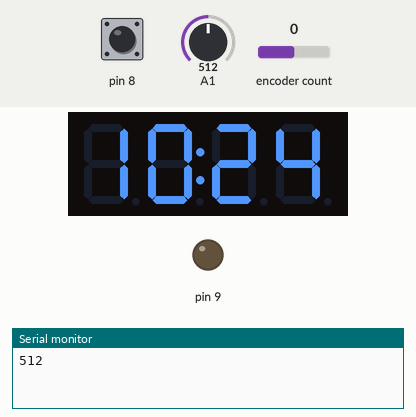
Simulated run of this sketch. Board: Arduino Uno, built for the host (arithmetic inside an expression is 32-bit, double 64-bit). Parts: 4-digit seven-segment display, output pins drawn as LEDs (lit = HIGH), the last lines printed to the serial monitor. The test bench sets the inputs (shaded band); at power-on: pin 8 HIGH, encoder count 0, A1 = 512. The local clock reads 2024-03-15 10:24:30 at power-on unless the sketch sets it.

Above: at 1.2 s.
1.3 s: pin 8 pulled LOW for 1 s
At 3.4 s:
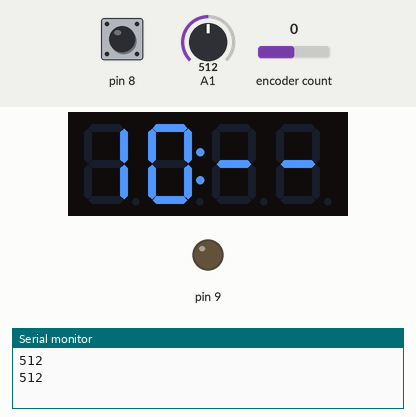
4.3 s: encoder count set to 1
At 5.1 s:
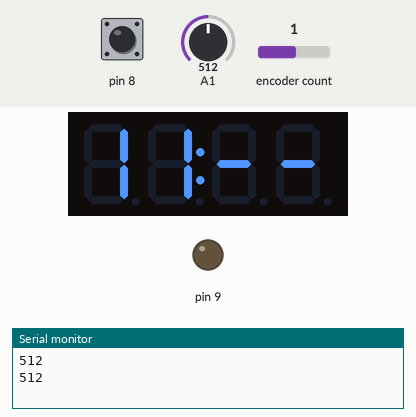
5.8 s: pin 8 pulled LOW for 0.15 s
At 7.6 s:
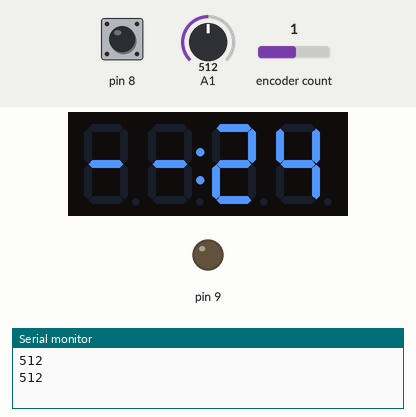
8.0 s: pin 8 pulled LOW for 3.2 s
At 12.2 s:
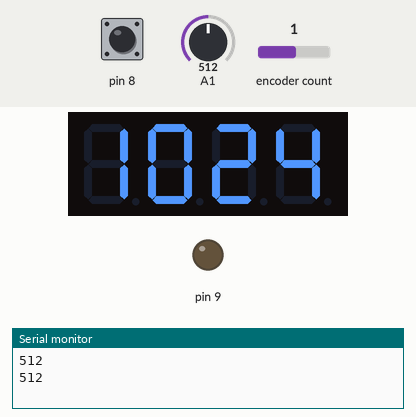
Timing chart, 0 to 13.7 s (numbered marks = the images above; inputs shaded):
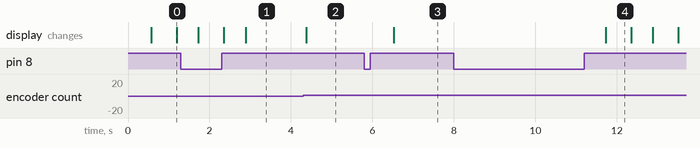

The sketch:

DeepSleeping.ino
```cpp
// base sketch from https://brainy-bits.com/tutorials/4-bits-7-segment-led-display-with-arduino/
// changed TM1637 library by niq_ro for degree, r & h letter
// DS3231 clock on TM1637 LED display by niq_ro from http://www.tehnic.go.ro
// & http://arduinotehniq.com/


#include <Encoder.h> // from http://www.pjrc.com/teensy/td_libs_Encoder.html
Encoder knob(PIN_PB2, PIN_PB3); //encoder connected to pins PIN_PB2 and PIN_PB3 (and ground)
#define buton PIN_PB0

#include "TM1637.h"

//{0,1,2,3,4,5,6,7,8,9,10,11,12,13,14,15,16,17,18,19,20};
//0~9,A,b,C,d,E,F,"-"," ",degree,r,h

#define CLK PIN_PB4//Pins for TM1637
#define DIO PIN_PB5
TM1637 tm1637(CLK,DIO);

#define buz PIN_PB1 //Buzzers

// Date and time functions using a DS3231 RTC connected via I2C and Wire lib
#include <Wire.h>
#include "RTClib.h"
RTC_DS3231 rtc;
//RTC_DS1307 rtc;

#define LDR PIN_PC1 //LDR

int hh, mm;
int HH, MM;
int LDRstatus;
int rang = 0;

// These variables are for the push button routine
int buttonstate = 0; //flag to see if the button has been pressed, used internal on the subroutine only
int pushlengthset = 2500; // value for a long push in mS
int pushlength = pushlengthset; // set default pushlength
int pushstart = 0;// sets default push value for the button going low
int pushstop = 0;// sets the default value for when the button goes back high

int knobval; // value for the rotation of the knob
boolean buttonflag = false; // default value for the button flag
int sethourstemp;
int setminstemp;


///////////////////////////////////////////////////////////////////////////////////////////////////////
void setup()
{
  Serial.begin(9600);
  tm1637.init();
  tm1637.set(5);
  //BRIGHT_TYPICAL = 2,BRIGHT_DARKEST = 0,BRIGHTEST = 7;

  pinMode(buz, OUTPUT);// BUZZER OUTPUT
  pinMode(LDR, INPUT); // LDR INPUT

  rtc.begin();
// manual adjust
  // January 21, 2014 at 3am you would call:
  // rtc.adjust(DateTime(2014, 1, 21, 3, 0, 0));
// automatic adjust
  //rtc.adjust(DateTime(F(__DATE__), F(__TIME__)));

   pinMode(buton,INPUT);//push button on encoder connected
   digitalWrite(buton,HIGH); //Pull at 1 high
}//end "setup()"
///////////////////////////////////////////////////////////////////////////////////////////////////////
void loop(){
DateTime now = rtc.now();
hh = now.hour(), DEC;
mm = now.minute(), DEC;
HH = now.hour(), DEC;
MM = now.minute(), DEC;
tm1637.point(POINT_ON);
if ((HH/10) == 0) tm1637.display(0,17);
else
    tm1637.display(0,HH/10);     // hour
    tm1637.display(1,HH%10);
    tm1637.display(2,MM/10);    // minutes
    tm1637.display(3,MM%10);    //
    delay(500);

 pushlength = pushlengthset;
    pushlength = getpushlength ();
    delay (10);

    if (pushlength > pushlengthset)
    {

    //   ShortPush ();
    }

       //This runs the setclock routine if the knob is pushed for a long time
       if (pushlength < pushlengthset) {

       //  delay(500);
         DateTime now = rtc.now();
         sethourstemp=now.hour(),DEC;
         setminstemp=now.minute(),DEC;
         setclock();
         pushlength = pushlengthset;
       };

    tm1637.point(POINT_OFF);
if ((HH/10) == 0) tm1637.display(0,17);
else
    tm1637.display(0,HH/10);     // hour
    tm1637.display(1,HH%10);
    tm1637.display(2,MM/10);    // minutes
    tm1637.display(3,MM%10);    //
    delay(500);
LDRstatus = analogRead(LDR);
Serial.println(LDRstatus);
delay(100);
if(sethourstemp == HH && setminstemp == MM && rang == 0)
{

   duration(1000);
  }

}// end loop()
///////////////////////////////////////////////////////////////////////////////////////////////////////
void LEDSET()
{
  LDRstatus = analogRead(LDR);
  Serial.println(LDRstatus);
  delay(100);
     if(LDRstatus >= 200)
    {
      rang = 1;
    }
    else
    {
    }

}//end of LDRSET
//////////////////////////////////////////////////////////////////////////////////////////////////////
// subroutine to return the length of the button push.
int getpushlength () {
  buttonstate = digitalRead(buton);
       if(buttonstate == LOW && buttonflag==false) {
              pushstart = millis();
              buttonflag = true;
          };

       if (buttonstate == HIGH && buttonflag==true) {
         pushstop = millis ();
         pushlength = pushstop - pushstart;
         buttonflag = false;
       };
       return pushlength;
}

int sethours () {
  if ((sethourstemp/10) == 0) tm1637.display(0,17);
else
    tm1637.display(0,sethourstemp/10);     // hour
    tm1637.display(1,sethourstemp%10);
    tm1637.display(2,16);    // minutes
    tm1637.display(3,16);    //
    pushlength = pushlengthset;
    pushlength = getpushlength ();
    if (pushlength != pushlengthset) {
      return sethourstemp;
    }
    knob.write(0);
    delay (50);
    knobval=knob.read();
    if (knobval < -1) {
      knobval = -1;
    }
    if (knobval > 1) {
      knobval = 1;
    }
    sethourstemp=sethourstemp + knobval;
    if (sethourstemp < 0) {
      sethourstemp = 23;
    }
    if (sethourstemp > 23) {
      sethourstemp = 0;
    }
    rang = 0;
    sethours();
}

int setmins () {
    tm1637.display(0,16);     // hour
    tm1637.display(1,16);
    tm1637.display(2,setminstemp/10);    // minutes
    tm1637.display(3,setminstemp%10);    //
    pushlength = pushlengthset;
    pushlength = getpushlength ();
    if (pushlength != pushlengthset) {
      return setminstemp;
    }
    knob.write(0);
    delay (50);
    knobval=knob.read();
    if (knobval < -1) {
      knobval = -1;
    }
    if (knobval > 1) {
      knobval = 1;
    }
    setminstemp=setminstemp + knobval;
    if (setminstemp < 0) {
      setminstemp = 59;
    }
    if (setminstemp > 59) {
      setminstemp = 0;
    }
    setmins();
}
///////////////////////////////////////////////////////////////////////////////////////////////////////
//sets the clock
void setclock (){
   sethours ();
   delay(500);
   setmins ();
   delay(500);
   //rtc.adjust(DateTime(2017,4,1,sethourstemp,setminstemp,0));
   //delay (500);
   hh = sethourstemp;
   mm = setminstemp;
}
//////////////////////////////////////////////////////////////////////////////////////////////////////
void duration(const int duration)
{
  for(int i = 0 ; i < duration ; i++)
  {
    LEDSET();
    if(LDRstatus <= 200)
    {
    digitalWrite(buz, HIGH);
    delay(100);
    digitalWrite(buz, LOW);
    delay(50);
    digitalWrite(buz, HIGH);
    delay(150);
    digitalWrite(buz, LOW);
    delay(50);
    }
    else
    {
     digitalWrite(buz, LOW);
     break;
    }
   }
 }//end of duration
```

Measured:
- after the input at 1.3 s, the display: first differs from a run without the input after 1.6 s (image 1)
- after the input at 4.3 s, the display: changes after 0.07 s (image 2)
- after the input at 5.8 s, the display: changes after 0.73 s (image 3)
- after the input at 8.0 s, the display: changes after 3.7 s (image 4)
